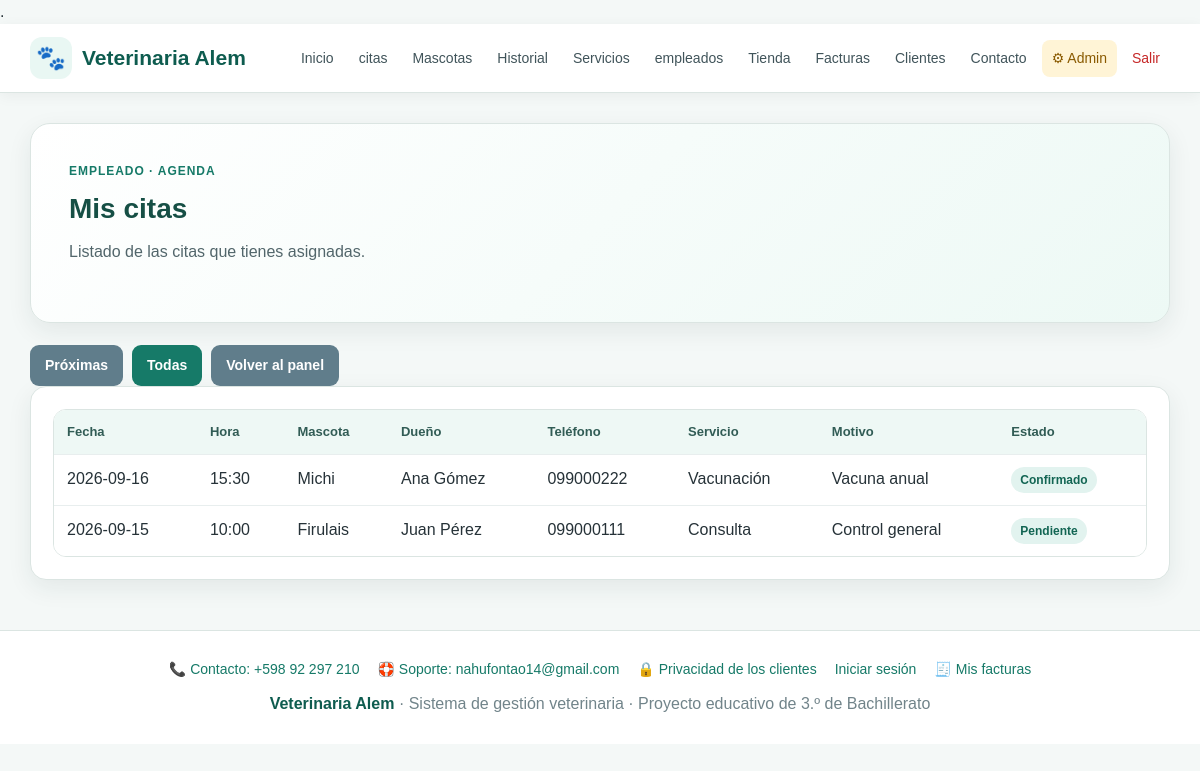
/empleado/citas.php?ver=todas (signed in), run on the app's committed database.
### tables this page shows
CREATE TABLE citas(
 id INT AUTO_INCREMENT PRIMARY KEY,
 id_cliente INT NOT NULL,
 id_mascota INT NOT NULL,
 id_empleado INT NOT NULL,
 id_servicio INT NOT NULL,
 fecha DATE NOT NULL,
 hora TIME NOT NULL,
 motivo VARCHAR(255),
 estado VARCHAR(30) DEFAULT 'Pendiente',
 FOREIGN KEY(id_cliente) REFERENCES clientes(id) ON UPDATE CASCADE ON DELETE RESTRICT,
 FOREIGN KEY(id_mascota) REFERENCES mascotas(id) ON UPDATE CASCADE ON DELETE RESTRICT,
 FOREIGN KEY(id_empleado) REFERENCES empleados(id) ON UPDATE CASCADE ON DELETE RESTRICT,
 FOREIGN KEY(id_servicio) REFERENCES servicios(id) ON UPDATE CASCADE ON DELETE RESTRICT
);

CREATE TABLE mascotas(
 id INT AUTO_INCREMENT PRIMARY KEY,
 nombre VARCHAR(100) NOT NULL,
 especie VARCHAR(50) NOT NULL,
 raza VARCHAR(80),
 sexo VARCHAR(20),
 fecha_nacimiento DATE NULL,
 peso DECIMAL(6,2) NULL,
 id_cliente INT NOT NULL,
 FOREIGN KEY(id_cliente) REFERENCES clientes(id) ON UPDATE CASCADE ON DELETE RESTRICT
);

CREATE TABLE clientes(
 id INT AUTO_INCREMENT PRIMARY KEY,
 nombre VARCHAR(100) NOT NULL,
 cedula VARCHAR(30),
 telefono VARCHAR(30),
 email VARCHAR(150),
 direccion VARCHAR(200)
);

CREATE TABLE servicios(
 id INT AUTO_INCREMENT PRIMARY KEY,
 nombre VARCHAR(100) NOT NULL,
 descripcion TEXT,
 precio DECIMAL(10,2) DEFAULT 0,
 tipo VARCHAR(80),
 duracion VARCHAR(50)
);

### includes/helpers.php (called while the page is built, shortened)
<?php
function h($v) {
    return htmlspecialchars((string)$v, ENT_QUOTES, "UTF-8");
}

### empleado/citas.php (the view, shortened to what this page needs)
<?php
require "../conexion.php";
$ver = $_GET["ver"] ?? "proximas";
$sql = "SELECT t.id, t.fecha, t.hora, t.motivo, t.estado, m.nombre AS mascota, c.nombre AS cliente,
               c.telefono, s.nombre AS servicio
        FROM citas t
        JOIN mascotas m ON m.id = t.id_mascota
        JOIN clientes c ON c.id = t.id_cliente
        JOIN servicios s ON s.id = t.id_servicio
        WHERE 1=1";
if ($ver === "todas") $sql .= " ORDER BY t.fecha DESC, t.hora DESC";
else $sql .= " AND TIMESTAMP(t.fecha, t.hora) >= CURDATE() ORDER BY t.fecha, t.hora";
$stmt = $conexion->prepare($sql);
$stmt->execute();
$r = $stmt->get_result();
require "../includes/header.php";
?>
<section class="hero">
    <div class="hero-kicker">Empleado · Agenda</div>
    <h2>Mis citas</h2>
    <p>Listado de las citas que tienes asignadas.</p>
</section>
<div class="form-actions">
    <a class="btn <?= $ver === "todas" ? "secondary" : "" ?>" href="citas.php">Próximas</a>
    <a class="btn <?= $ver === "todas" ? "" : "secondary" ?>" href="citas.php?ver=todas">Todas</a>
    <a class="btn secondary" href="index.php">Volver al panel</a>
</div>
<div class="table-card">
    <div class="table-wrap">
        <table>
            <tr><th>Fecha</th><th>Hora</th><th>Mascota</th><th>Dueño</th><th>Teléfono</th><th>Servicio</th><th>Motivo</th><th>Estado</th></tr>
            <?php if ($r->num_rows > 0): ?>
                <?php while ($x = $r->fetch_assoc()): ?>
                    <tr>
                        <td><?= h($x["fecha"]) ?></td>
                        <td><?= h(substr($x["hora"], 0, 5)) ?></td>
                        <td><?= h($x["mascota"]) ?></td>
                        <td><?= h($x["cliente"]) ?></td>
                        <td><?= h($x["telefono"]) ?></td>
                        <td><?= h($x["servicio"]) ?></td>
                        <td><?= h($x["motivo"]) ?></td>
                        <td><span class="badge <?= $x["estado"] === "Cancelado" ? "block" : "" ?>"><?= h($x["estado"]) ?></span></td>
                    </tr>
                <?php endwhile; ?>
            <?php else: ?>
                <tr><td colspan="8">No hay citas para mostrar.</td></tr>
            <?php endif; ?>
        </table>
    </div>
</div>
<?php require "../includes/footer.php"; ?>

### css/estilos.css (style rules this page uses)
* { box-sizing:border-box }
:root { --verde:#167a68; --verde-oscuro:#0e5c4f; --verde-claro:#e9f7f3; --azul:#2563eb; --rojo:#c62828; --amarillo:#d88900; --texto:#263238; --gris:#607d8b; --fondo:#f4f8f7; --blanco:#ffffff; --borde:#dbe5e2; --sombra:0 8px 24px rgba(25,55,50,.08); }
html { scroll-behavior:smooth }
body { margin:0; font-family:Arial,Helvetica,sans-serif; background:var(--fondo); color:var(--texto); line-height:1.5; }
a { color:var(--verde);text-decoration:none }
.hero { background:linear-gradient(135deg,#ffffff 0%,#edf9f5 100%); border:1px solid var(--borde); border-radius:20px; padding:38px; box-shadow:var(--sombra); margin-bottom:22px; }
.hero-kicker { color:var(--verde); font-weight:700; text-transform:uppercase; letter-spacing:.08em; font-size:12px; margin-bottom:8px; }
.hero h1,.hero h2 { margin:0 0 10px; color:#164f45; }
.hero h2 { font-size:28px }
.hero p { margin:0 0 20px;color:#52666b;max-width:760px }
.card,.form-card,.table-card { background:var(--blanco); border:1px solid var(--borde); border-radius:16px; padding:22px; box-shadow:var(--sombra); margin-bottom:20px; }
.btn { display:inline-block; border:0; background:var(--verde); color:#fff; padding:10px 15px; border-radius:9px; font-weight:700; font-size:14px; cursor:pointer; text-decoration:none; }
.btn.secondary { background:#607d8b }
.form-actions { display:flex; gap:9px; flex-wrap:wrap; margin-top:18px; }
.table-wrap { overflow-x:auto; background:#fff; border:1px solid var(--borde); border-radius:13px; }
table { width:100%; min-width:650px; border-collapse:collapse; background:#fff; }
th,td { padding:12px 13px; border-bottom:1px solid #e8eeee; text-align:left; vertical-align:top; }
th { background:#eef8f5; color:#315c55; font-size:13px; }
tr:last-child td { border-bottom:0 }
.badge { display:inline-block; padding:4px 9px; border-radius:20px; background:#e2f3ef; color:#126553; font-size:12px; font-weight:700; }

### data on the page
citas: fecha "2026-09-16", hora "15:30", id_mascota.nombre "Michi", id_cliente.nombre "Ana Gómez", id_cliente.telefono "099000222", id_servicio.nombre "Vacunación", motivo "Vacuna anual", estado "Confirmado"
citas: fecha "2026-09-15", hora "10:00", id_mascota.nombre "Firulais", id_cliente.nombre "Juan Pérez", id_cliente.telefono "099000111", id_servicio.nombre "Consulta", motivo "Control general", estado "Pendiente"

### other printed values
VET_TELEFONO "+598 92 297 210"
VET_EMAIL_SOPORTE "nahufontao14@gmail.com"
